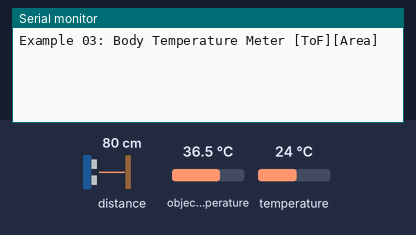
The sketch below on a simulated ESP32. Parts: the last lines printed to the serial monitor. Wiring (inferred from the names in the program): VL53L0X range finder at I2C address 0x29; MLX90614 thermometer at I2C address 0x5A. The test bench sets the inputs (shaded band); at power-on: distance to the obstacle 80 cm, object temperature 36.5 °C, temperature 24 °C.

Above: at 1.3 s.
1.4 s: distance to the obstacle set to 4 cm
At 2.0 s:
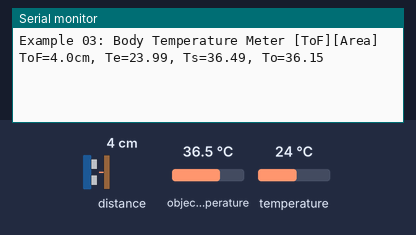
3.6 s: object temperature set to 20 °C
At 4.2 s:
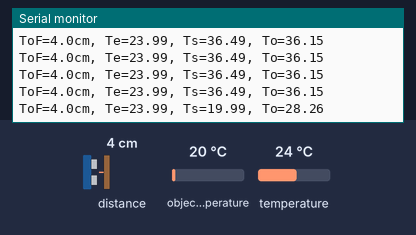
5.1 s: temperature set to 12 °C
At 5.6 s:
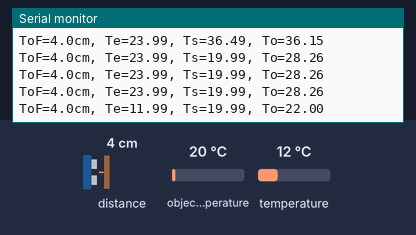
Timing chart, 0 to 8.1 s (numbered marks = the images above; inputs shaded):
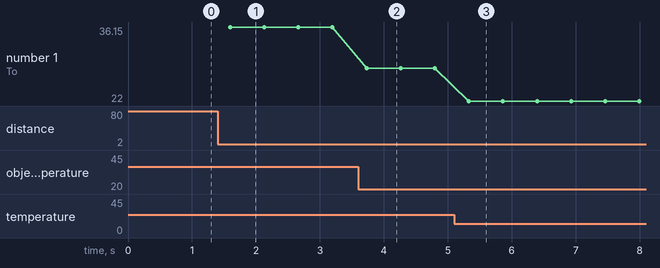

Measured:
- after the input at 1.4 s, the serial monitor: prints a new line after 0.20 s (image 1)
- after the input at 3.6 s, the serial monitor: prints a new line after 0.13 s (image 2)
- after the input at 5.1 s, the serial monitor: prints a new line after 0.23 s (image 3)
- plotted number 1: 36.15 → 28.26 after the input at 3.6 s, 28.26 → 22 after the input at 5.1 s

The sketch:

ex03_tof_area.ino
```cpp
// (licence header left out)
#include <Wire.h>                               // I2C通信用ライブラリ
#ifndef PI
    #define PI 3.1415927                        // 円周率
#endif
#define FOV 90.                                 // センサの半値角
float Sobj = 100. * 70. * PI;                   // 測定対象の面積(mm2)
float TempOfsAra = (273.15 + 36) * 0.02;        // 皮膚からの熱放射時の減衰

void setup(){                                   // 起動時に一度だけ実行する関数
    Serial.begin(115200);                       // シリアル通信速度を設定する
    Wire.begin();                               // I2Cを初期化
    Serial.println("Example 03: Body Temperature Meter [ToF][Area]"); //タイトル
}

void loop(){                                    // 繰り返し実行する関数
    delay(500);                                 // 0.5秒（500ms）の待ち時間処理
    float Dist = (float)VL53L0X_get();          // 測距センサVL53L0Xから距離取得
    if(Dist <= 20. || Dist > 400) return;       // 20mm以下/400mm超のときに戻る
    float Tenv= getTemp(6);                     // センサの環境温度を取得
    float Tsen= getTemp();                      // センサの測定温度を取得
    if(Tenv < -20. || Tsen < -20.) return;      // -20℃未満のときは中断

    // 面積換算方式
    // 体温Tobj = 環境温度 + センサ温度差値×√(センサ測定面積÷測定対象面積)
    float Ssen = pow(Dist * tan(FOV / 360. * PI), 2.) * PI;  // センサ測定面積
    float Tobj = Tenv + TempOfsAra + (Tsen - Tenv) * sqrt(Ssen / Sobj);
    Serial.printf("ToF=%.1fcm, ",Dist/10);      // 測距結果を出力
    Serial.printf("Te=%.2f, ",Tenv);            // 環境温度を出力
    Serial.printf("Ts=%.2f, ",Tsen);            // 測定温度を出力
    Serial.printf("To=%.2f\n",Tobj);            // 物体温度を出力
}
```

lib_getTemp.ino
```cpp
// (licence header left out)
float getTemp(int reg){
    int16_t val = 0xFFFF;                       // 変数valを定義
    Wire.beginTransmission(0x5A);               // MLX90614とのI2C通信を開始
    Wire.write(reg);                            // レジスタ番号を指定（送信）
    if(Wire.endTransmission(false) == 0){       // 送信を終了（接続は継続）
        Wire.requestFrom(0x5A, 2);              // 2バイトのデータを要求
        val = (int16_t)Wire.read();             // 1バイト目を変数tempの下位へ
        val |= ((int16_t)Wire.read()) << 8;     // 2バイト目を変数tempの上位へ
    }
    return (float)val * 0.02 - 273.15;          // 温度に変換して応答
}

float getTemp(){
    return getTemp(7);
}
```

lib_vo53l0x.ino
```cpp
// 本ソースコードのオリジナルは下記の Ted Meyers 氏によるものです。
// More docs and example code for the VL53L0X LIDAR sensor
// the original code by Ted Meyers
// posted here: https://groups.google.com/d/msg/diyrovers/lc7NUZYuJOg/ICPrYNJGBgAJ

#include <Wire.h>

#define VL53L0X_REG_IDENTIFICATION_MODEL_ID         0xc0
#define VL53L0X_REG_IDENTIFICATION_REVISION_ID      0xc2
#define VL53L0X_REG_PRE_RANGE_CONFIG_VCSEL_PERIOD   0x50
#define VL53L0X_REG_FINAL_RANGE_CONFIG_VCSEL_PERIOD 0x70
#define VL53L0X_REG_SYSRANGE_START                  0x00
#define VL53L0X_REG_RESULT_INTERRUPT_STATUS         0x13
#define VL53L0X_REG_RESULT_RANGE_STATUS             0x14
#define VL53L0X_address 0x29

byte VL53L0X_gbuf[16];

/*
void setup() {
    // put your setup code here, to run once:
    Wire.begin();          // join i2c bus (VL53L0X_address optional for master)
    Serial.begin(9600);    // start serial for output
    Serial.println("VLX53LOX test started.");
}

void loop() {
    Serial.println("----- START TEST ----");
    VL53L0X_get();
    Serial.println("----- END TEST ----");
    Serial.println("");
    delay(4000);
}
*/

uint16_t VL53L0X_get(){
/*
    byte val1 = read_byte_data_at(VL53L0X_REG_IDENTIFICATION_REVISION_ID);
    Serial.print("Revision ID: "); Serial.println(val1);

    val1 = read_byte_data_at(VL53L0X_REG_IDENTIFICATION_MODEL_ID);
    Serial.print("Device ID: "); Serial.println(val1);

    val1 = read_byte_data_at(VL53L0X_REG_PRE_RANGE_CONFIG_VCSEL_PERIOD);
    Serial.print("PRE_RANGE_CONFIG_VCSEL_PERIOD="); Serial.println(val1);
    Serial.print(" decode: "); Serial.println(VL53L0X_decode_vcsel_period(val1));

    val1 = read_byte_data_at(VL53L0X_REG_FINAL_RANGE_CONFIG_VCSEL_PERIOD);
    Serial.print("FINAL_RANGE_CONFIG_VCSEL_PERIOD="); Serial.println(val1);
    Serial.print(" decode: "); Serial.println(VL53L0X_decode_vcsel_period(val1));
*/
    write_byte_data_at(VL53L0X_REG_SYSRANGE_START, 0x01);

    byte val = 0;
    int cnt = 0;
    while (cnt < 100) { // 1 second waiting time max
        delay(10);
        val = read_byte_data_at(VL53L0X_REG_RESULT_RANGE_STATUS);
        if (val & 0x01) break;
        cnt++;
    }
    if (val & 0x01){
        // Serial.println("ready");
    }else{
        Serial.println("VL53L0X is not ready");
        return 0;
    }

    read_block_data_at(0x14, 12);
    uint16_t acnt = makeuint16(VL53L0X_gbuf[7], VL53L0X_gbuf[6]);
    uint16_t scnt = makeuint16(VL53L0X_gbuf[9], VL53L0X_gbuf[8]);
    uint16_t dist = makeuint16(VL53L0X_gbuf[11], VL53L0X_gbuf[10]);
    byte DeviceRangeStatusInternal = ((VL53L0X_gbuf[0] & 0x78) >> 3);
/*
    Serial.print("ambient count: "); Serial.println(acnt);
    Serial.print("signal count: ");  Serial.println(scnt);
    Serial.print("distance ");       Serial.println(dist);
    Serial.print("status: ");        Serial.println(DeviceRangeStatusInternal);
*/
    return dist;
}

uint16_t bswap(byte b[]) {
    // Big Endian unsigned short to little endian unsigned short
    uint16_t val = ((b[0] << 8) & b[1]);
    return val;
}

uint16_t makeuint16(int lsb, int msb) {
        return ((msb & 0xFF) << 8) | (lsb & 0xFF);
}

void write_byte_data(byte data) {
    Wire.beginTransmission(VL53L0X_address);
    Wire.write(data);
    Wire.endTransmission();
}

void write_byte_data_at(byte reg, byte data) {
    // write data word at address and register
    Wire.beginTransmission(VL53L0X_address);
    Wire.write(reg);
    Wire.write(data);
    Wire.endTransmission();
}

void write_word_data_at(byte reg, uint16_t data) {
    // write data word at address and register
    byte b0 = (data &0xFF);
    byte b1 = ((data >> 8) && 0xFF);

    Wire.beginTransmission(VL53L0X_address);
    Wire.write(reg);
    Wire.write(b0);
    Wire.write(b1);
    Wire.endTransmission();
}

byte read_byte_data() {
    Wire.requestFrom(VL53L0X_address, 1);
    delay(10);
    // while (Wire.available() < 1) delay(1);
    if(Wire.available() >= 1){
        byte b = Wire.read();
        return b;
    }else Serial.println("ERROR: read_byte_data");
    return 0;
}

byte read_byte_data_at(byte reg) {
    //write_byte_data((byte)0x00);
    write_byte_data(reg);
    Wire.requestFrom(VL53L0X_address, 1);
    delay(10);
    // while (Wire.available() < 1) delay(1);
    if(Wire.available() >= 1){
        byte b = Wire.read();
        return b;
    }else Serial.println("ERROR: read_byte_data_at");
    return 0;
}

uint16_t read_word_data_at(byte reg) {
    write_byte_data(reg);
    Wire.requestFrom(VL53L0X_address, 2);
    delay(10);
    // while (Wire.available() < 2) delay(1);
    if(Wire.available() >= 2){
        VL53L0X_gbuf[0] = Wire.read();
        VL53L0X_gbuf[1] = Wire.read();
        return bswap(VL53L0X_gbuf);
    }else Serial.println("ERROR: read_word_data_at");
    return 0;
}

void read_block_data_at(byte reg, int sz) {
    int i = 0;
    write_byte_data(reg);
    Wire.requestFrom(VL53L0X_address, sz);
    delay(10);
    if(sz > 15) sz = 15;
    for (i=0; i<sz; i++) {
        // while (Wire.available() < 1) delay(1);
        if(Wire.available() >= 1){
            VL53L0X_gbuf[i] = Wire.read();
        }else Serial.println("ERROR: read_block_data_at");
    }
}


uint16_t VL53L0X_decode_vcsel_period(short vcsel_period_reg) {
    // Converts the encoded VCSEL period register value into the real
    // period in PLL clocks
    uint16_t vcsel_period_pclks = (vcsel_period_reg + 1) << 1;
    return vcsel_period_pclks;
}
```
